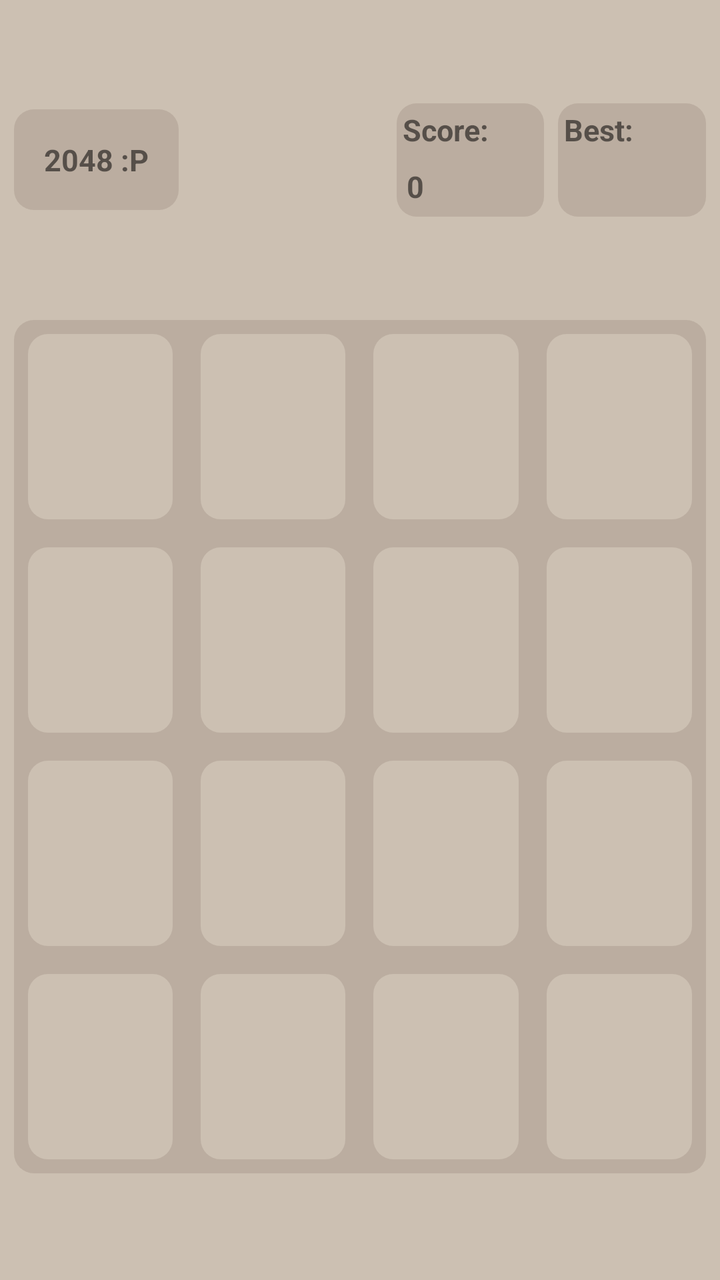
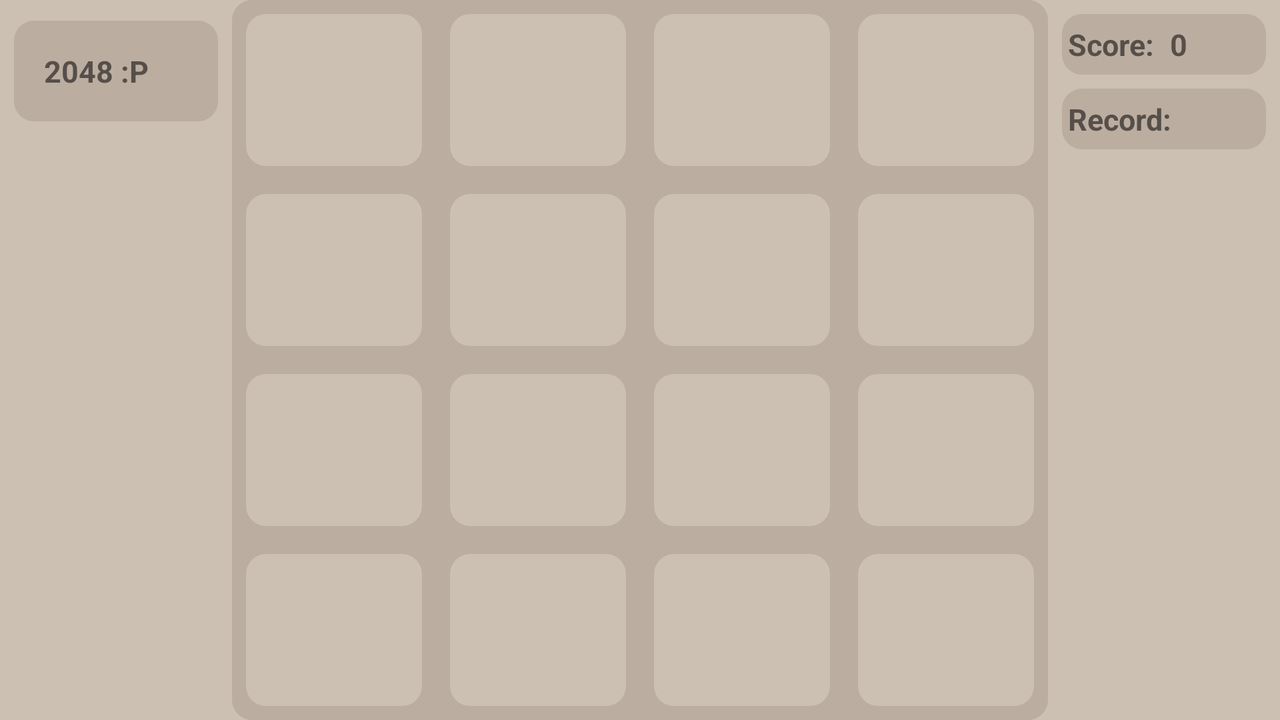

One screen, two layout resources from the same app: the default and the repository's alternative for another configuration. Each is rendered where Android would select it; the XML of both is given below.
<!-- AndroidManifest.xml: application theme AppTheme -->
<!-- res/layout/activity_main.xml -->
<?xml version="1.0" encoding="utf-8"?>
<LinearLayout
    xmlns:android="http://schemas.android.com/apk/res/android"
    xmlns:tools="http://schemas.android.com/tools"
    android:layout_width="match_parent"
    android:layout_height="match_parent"
    tools:context="com.example.pc.a2048.MainActivity"
    android:id="@+id/main_view"
    android:orientation="vertical"
    android:background="@color/front_color">

    <LinearLayout
        android:layout_weight="3"
        android:layout_width="match_parent"
        android:layout_height="0dp"
        android:orientation="horizontal">

        <LinearLayout
            android:layout_width="0dp"
            android:layout_weight="2.5"
            android:layout_height="wrap_content"
            android:orientation="vertical"
            android:layout_gravity="center"
            android:layout_marginLeft="@dimen/text_view_margin">
        <TextView
            android:layout_width="wrap_content"
            android:layout_height="0dp"
            android:padding="15dp"
            android:layout_weight="1"
            android:text="2048 :P"
            android:textStyle="bold"
            android:textSize="@dimen/head_text_view_size"
            android:gravity="center_vertical"
            android:background="@drawable/main_back"/>
        </LinearLayout>
        <LinearLayout
            android:layout_width="0dp"
            android:layout_weight="1"
            android:layout_height="wrap_content"
            android:orientation="vertical"
            android:layout_gravity="center"
            android:layout_marginLeft="@dimen/text_view_margin"
            android:background="@drawable/main_back">
            <TextView
                android:layout_width="wrap_content"
                android:layout_height="0dp"
                android:layout_weight="1"
                android:text="@string/score"
                android:padding="3dp"
                android:textStyle="bold"
                android:textSize="@dimen/head_text_view_size"
                android:gravity="center"
                />
            <TextView
                android:layout_width="wrap_content"
                android:layout_height="0dp"
                android:layout_weight="1"
                android:padding="5dp"
                android:text="0"
                android:id="@+id/score"
                android:textStyle="bold"
                android:textSize="@dimen/head_text_view_size"
                android:gravity="center"
                />
        </LinearLayout>
        <LinearLayout
            android:layout_width="0dp"
            android:layout_weight="1"
            android:layout_height="wrap_content"
            android:orientation="vertical"
            android:layout_gravity="center"
            android:layout_marginRight="@dimen/text_view_margin"
            android:layout_marginLeft="@dimen/text_view_margin"
            android:background="@drawable/main_back">
            <TextView
                android:layout_width="wrap_content"
                android:layout_height="0dp"
                android:layout_weight="1"
                android:text="@string/record"
                android:padding="3dp"
                android:textStyle="bold"
                android:textSize="@dimen/head_text_view_size"
                android:gravity="center_vertical"
                />
            <TextView
                android:layout_width="wrap_content"
                android:layout_height="0dp"
                android:layout_weight="1"
                android:id="@+id/record"
                android:padding="5dp"
                android:textStyle="bold"
                android:textSize="@dimen/head_text_view_size"
                android:gravity="center_vertical"
                />
        </LinearLayout>


    </LinearLayout>

    <LinearLayout
        android:layout_width="match_parent"
        android:layout_height="0dp"
        android:layout_weight="8"
        android:background="@drawable/main_back"
        android:orientation="vertical"
        android:layout_marginLeft="@dimen/text_view_margin"
        android:layout_marginRight="@dimen/text_view_margin">

        <LinearLayout
        android:layout_width="match_parent"
        android:layout_height="0dp"
        android:layout_weight="1"
        android:orientation="horizontal">
        <TextView
            android:layout_width="0dp"
            android:layout_height="match_parent"
            android:layout_weight="1"
            android:gravity="center"
            android:id="@+id/board_1"
            android:textSize="@dimen/text_view_text_size"
            android:background="@drawable/back_default"
            android:layout_margin="@dimen/text_view_margin"
            />
        <TextView
            android:layout_width="0dp"
            android:layout_height="match_parent"
            android:layout_weight="1"
            android:gravity="center"
            android:id="@+id/board_2"
            android:textSize="@dimen/text_view_text_size"
            android:background="@drawable/back_default"
            android:layout_margin="@dimen/text_view_margin"
            />
        <TextView
            android:layout_width="0dp"
            android:layout_height="match_parent"
            android:layout_weight="1"
            android:gravity="center"
            android:id="@+id/board_3"
            android:textSize="@dimen/text_view_text_size"
            android:background="@drawable/back_default"
            android:layout_margin="@dimen/text_view_margin"
            />
        <TextView
            android:layout_width="0dp"
            android:layout_height="match_parent"
            android:layout_weight="1"
            android:gravity="center"
            android:id="@+id/board_4"
            android:textSize="@dimen/text_view_text_size"
            android:background="@drawable/back_default"
            android:layout_margin="@dimen/text_view_margin"
            />
    </LinearLayout>
        <LinearLayout
        android:layout_width="match_parent"
        android:layout_height="0dp"
        android:layout_weight="1"
        android:orientation="horizontal">
        <TextView
            android:layout_width="0dp"
            android:layout_height="match_parent"
            android:layout_weight="1"
            android:gravity="center"
            android:id="@+id/board_5"
            android:textSize="@dimen/text_view_text_size"
            android:background="@drawable/back_default"
            android:layout_margin="@dimen/text_view_margin"
            />
        <TextView
            android:layout_width="0dp"
            android:layout_height="match_parent"
            android:layout_weight="1"
            android:gravity="center"
            android:id="@+id/board_6"
            android:textSize="@dimen/text_view_text_size"
            android:background="@drawable/back_default"
            android:layout_margin="@dimen/text_view_margin"
            />
        <TextView
            android:layout_width="0dp"
            android:layout_height="match_parent"
            android:layout_weight="1"
            android:gravity="center"
            android:id="@+id/board_7"
            android:textSize="@dimen/text_view_text_size"
            android:background="@drawable/back_default"
            android:layout_margin="@dimen/text_view_margin"
            />
        <TextView
            android:layout_width="0dp"
            android:layout_height="match_parent"
            android:layout_weight="1"
            android:gravity="center"
            android:id="@+id/board_8"
            android:textSize="@dimen/text_view_text_size"
            android:background="@drawable/back_default"
            android:layout_margin="@dimen/text_view_margin"
            />
    </LinearLayout>
        <LinearLayout
        android:layout_width="match_parent"
        android:layout_height="0dp"
        android:layout_weight="1"
        android:orientation="horizontal">
        <TextView
            android:layout_width="0dp"
            android:layout_height="match_parent"
            android:layout_weight="1"
            android:gravity="center"
            android:id="@+id/board_9"
            android:textSize="@dimen/text_view_text_size"
            android:background="@drawable/back_default"
            android:layout_margin="@dimen/text_view_margin"
            />
        <TextView
            android:layout_width="0dp"
            android:layout_height="match_parent"
            android:layout_weight="1"
            android:gravity="center"
            android:id="@+id/board_10"
            android:textSize="@dimen/text_view_text_size"
            android:background="@drawable/back_default"
            android:layout_margin="@dimen/text_view_margin"
            />
        <TextView
            android:layout_width="0dp"
            android:layout_height="match_parent"
            android:layout_weight="1"
            android:gravity="center"
            android:id="@+id/board_11"
            android:textSize="@dimen/text_view_text_size"
            android:background="@drawable/back_default"
            android:layout_margin="@dimen/text_view_margin"
            />
        <TextView
            android:layout_width="0dp"
            android:layout_height="match_parent"
            android:layout_weight="1"
            android:gravity="center"
            android:id="@+id/board_12"
            android:textSize="@dimen/text_view_text_size"
            android:background="@drawable/back_default"
            android:layout_margin="@dimen/text_view_margin"
            />
    </LinearLayout>
        <LinearLayout
        android:layout_width="match_parent"
        android:layout_height="0dp"
        android:layout_weight="1"
        android:orientation="horizontal">
        <TextView
            android:layout_width="0dp"
            android:layout_height="match_parent"
            android:layout_weight="1"
            android:gravity="center"
            android:id="@+id/board_13"
            android:textSize="@dimen/text_view_text_size"
            android:background="@drawable/back_default"
            android:layout_margin="@dimen/text_view_margin"
            />
        <TextView
            android:layout_width="0dp"
            android:layout_height="match_parent"
            android:layout_weight="1"
            android:gravity="center"
            android:id="@+id/board_14"
            android:textSize="@dimen/text_view_text_size"
            android:background="@drawable/back_default"
            android:layout_margin="@dimen/text_view_margin"
            />
        <TextView
            android:layout_width="0dp"
            android:layout_height="match_parent"
            android:layout_weight="1"
            android:gravity="center"
            android:id="@+id/board_15"
            android:textSize="@dimen/text_view_text_size"
            android:background="@drawable/back_default"
            android:layout_margin="@dimen/text_view_margin"
            />
        <TextView
            android:layout_width="0dp"
            android:layout_height="match_parent"
            android:layout_weight="1"
            android:gravity="center"
            android:id="@+id/board_16"
            android:textSize="@dimen/text_view_text_size"
            android:background="@drawable/back_default"
            android:layout_margin="@dimen/text_view_margin"
            />
    </LinearLayout>

    </LinearLayout>

    <LinearLayout
        android:layout_weight="1"
        android:layout_width="match_parent"
        android:layout_height="0dp">
    </LinearLayout>

</LinearLayout>
<!-- resources referenced by this layout -->
<resources>
  <color name="front_color">#CCC0B2</color>
  <!-- from res/values-normal/ -->
  <dimen name="head_text_view_size">15sp</dimen>
  <!-- from res/values-normal/ -->
  <dimen name="text_view_margin">7dp</dimen>
  <!-- from res/values-normal/ -->
  <dimen name="text_view_text_size">30sp</dimen>
  <!-- drawable back_default (drawable) -->
  <shape
      xmlns:android="http://schemas.android.com/apk/res/android">
  
      <solid android:color="@color/front_color"/>
  
      <corners
          android:bottomLeftRadius="10dp"
          android:bottomRightRadius="10dp"
          android:topLeftRadius="10dp"
          android:topRightRadius="10dp"/>
  
  </shape>
  <!-- drawable main_back (drawable) -->
  <shape
      xmlns:android="http://schemas.android.com/apk/res/android">
  
      <solid android:color="@color/back_color"/>
  
      <corners
          android:bottomLeftRadius="10dp"
          android:bottomRightRadius="10dp"
          android:topLeftRadius="10dp"
          android:topRightRadius="10dp"/>
  
  </shape>
  <string name="record">Best:</string>
  <string name="score">Score:</string>
  <style name="AppTheme" parent="Theme.AppCompat.Light.DarkActionBar">
          
          <item name="colorPrimary">@color/colorPrimary</item>
          <item name="colorPrimaryDark">@color/colorPrimaryDark</item>
          <item name="colorAccent">@color/colorAccent</item>
          <item name="android:windowActionBar">false</item>
          <item name="android:windowTitleSize">0dp</item>
      </style>
  <color name="back_color">#BBADA0</color>
  <color name="colorPrimary">#c7c4c1</color>
  <color name="colorPrimaryDark">#9c9186</color>
  <color name="colorAccent">#F67C5F</color>
</resources>
<!-- res/layout-land/activity_main.xml (the repository's variant of the layout above) -->
<!-- drawn on the phone turned sideways -->
<?xml version="1.0" encoding="utf-8"?>
<LinearLayout
    xmlns:android="http://schemas.android.com/apk/res/android"
    xmlns:tools="http://schemas.android.com/tools"
    android:layout_width="match_parent"
    android:layout_height="match_parent"
    tools:context="com.example.pc.a2048.MainActivity"
    android:id="@+id/main_view_land"
    android:orientation="horizontal"
    android:background="@color/front_color">

    <LinearLayout
        android:layout_weight="2"
        android:layout_width="0dp"
        android:layout_height="match_parent"
        android:orientation="vertical"
        android:layout_marginLeft="@dimen/text_view_margin"
        android:layout_gravity="center"
        android:layout_marginTop="@dimen/text_view_margin">
        <TextView
            android:layout_width="match_parent"
            android:layout_height="wrap_content"
            android:padding="15dp"
            android:text="2048 :P"
            android:textStyle="bold"
            android:textSize="@dimen/head_text_view_size"
            android:gravity="center_vertical"
            android:background="@drawable/main_back"/>
    </LinearLayout>

    <LinearLayout
        android:layout_width="0dp"
        android:layout_height="match_parent"
        android:layout_weight="8"
        android:background="@drawable/main_back"
        android:orientation="vertical"
        android:layout_marginLeft="@dimen/text_view_margin"
        android:layout_marginRight="@dimen/text_view_margin">

        <LinearLayout
            android:layout_width="match_parent"
            android:layout_height="0dp"
            android:layout_weight="1"
            android:orientation="horizontal">
            <TextView
                android:layout_width="0dp"
                android:layout_height="match_parent"
                android:layout_weight="1"
                android:gravity="center"
                android:id="@+id/board_1"
                android:textSize="@dimen/text_view_text_size"
                android:background="@drawable/back_default"
                android:layout_margin="@dimen/text_view_margin"
                />
            <TextView
                android:layout_width="0dp"
                android:layout_height="match_parent"
                android:layout_weight="1"
                android:gravity="center"
                android:id="@+id/board_2"
                android:textSize="@dimen/text_view_text_size"
                android:background="@drawable/back_default"
                android:layout_margin="@dimen/text_view_margin"
                />
            <TextView
                android:layout_width="0dp"
                android:layout_height="match_parent"
                android:layout_weight="1"
                android:gravity="center"
                android:id="@+id/board_3"
                android:textSize="@dimen/text_view_text_size"
                android:background="@drawable/back_default"
                android:layout_margin="@dimen/text_view_margin"
                />
            <TextView
                android:layout_width="0dp"
                android:layout_height="match_parent"
                android:layout_weight="1"
                android:gravity="center"
                android:id="@+id/board_4"
                android:textSize="@dimen/text_view_text_size"
                android:background="@drawable/back_default"
                android:layout_margin="@dimen/text_view_margin"
                />
        </LinearLayout>
        <LinearLayout
            android:layout_width="match_parent"
            android:layout_height="0dp"
            android:layout_weight="1"
            android:orientation="horizontal">
            <TextView
                android:layout_width="0dp"
                android:layout_height="match_parent"
                android:layout_weight="1"
                android:gravity="center"
                android:id="@+id/board_5"
                android:textSize="@dimen/text_view_text_size"
                android:background="@drawable/back_default"
                android:layout_margin="@dimen/text_view_margin"
                />
            <TextView
                android:layout_width="0dp"
                android:layout_height="match_parent"
                android:layout_weight="1"
                android:gravity="center"
                android:id="@+id/board_6"
                android:textSize="@dimen/text_view_text_size"
                android:background="@drawable/back_default"
                android:layout_margin="@dimen/text_view_margin"
                />
            <TextView
                android:layout_width="0dp"
                android:layout_height="match_parent"
                android:layout_weight="1"
                android:gravity="center"
                android:id="@+id/board_7"
                android:textSize="@dimen/text_view_text_size"
                android:background="@drawable/back_default"
                android:layout_margin="@dimen/text_view_margin"
                />
            <TextView
                android:layout_width="0dp"
                android:layout_height="match_parent"
                android:layout_weight="1"
                android:gravity="center"
                android:id="@+id/board_8"
                android:textSize="@dimen/text_view_text_size"
                android:background="@drawable/back_default"
                android:layout_margin="@dimen/text_view_margin"
                />
        </LinearLayout>
        <LinearLayout
            android:layout_width="match_parent"
            android:layout_height="0dp"
            android:layout_weight="1"
            android:orientation="horizontal">
            <TextView
                android:layout_width="0dp"
                android:layout_height="match_parent"
                android:layout_weight="1"
                android:gravity="center"
                android:id="@+id/board_9"
                android:textSize="@dimen/text_view_text_size"
                android:background="@drawable/back_default"
                android:layout_margin="@dimen/text_view_margin"
                />
            <TextView
                android:layout_width="0dp"
                android:layout_height="match_parent"
                android:layout_weight="1"
                android:gravity="center"
                android:id="@+id/board_10"
                android:textSize="@dimen/text_view_text_size"
                android:background="@drawable/back_default"
                android:layout_margin="@dimen/text_view_margin"
                />
            <TextView
                android:layout_width="0dp"
                android:layout_height="match_parent"
                android:layout_weight="1"
                android:gravity="center"
                android:id="@+id/board_11"
                android:textSize="@dimen/text_view_text_size"
                android:background="@drawable/back_default"
                android:layout_margin="@dimen/text_view_margin"
                />
            <TextView
                android:layout_width="0dp"
                android:layout_height="match_parent"
                android:layout_weight="1"
                android:gravity="center"
                android:id="@+id/board_12"
                android:textSize="@dimen/text_view_text_size"
                android:background="@drawable/back_default"
                android:layout_margin="@dimen/text_view_margin"
                />
        </LinearLayout>
        <LinearLayout
            android:layout_width="match_parent"
            android:layout_height="0dp"
            android:layout_weight="1"
            android:orientation="horizontal">
            <TextView
                android:layout_width="0dp"
                android:layout_height="match_parent"
                android:layout_weight="1"
                android:gravity="center"
                android:id="@+id/board_13"
                android:textSize="@dimen/text_view_text_size"
                android:background="@drawable/back_default"
                android:layout_margin="@dimen/text_view_margin"
                />
            <TextView
                android:layout_width="0dp"
                android:layout_height="match_parent"
                android:layout_weight="1"
                android:gravity="center"
                android:id="@+id/board_14"
                android:textSize="@dimen/text_view_text_size"
                android:background="@drawable/back_default"
                android:layout_margin="@dimen/text_view_margin"
                />
            <TextView
                android:layout_width="0dp"
                android:layout_height="match_parent"
                android:layout_weight="1"
                android:gravity="center"
                android:id="@+id/board_15"
                android:textSize="@dimen/text_view_text_size"
                android:background="@drawable/back_default"
                android:layout_margin="@dimen/text_view_margin"
                />
            <TextView
                android:layout_width="0dp"
                android:layout_height="match_parent"
                android:layout_weight="1"
                android:gravity="center"
                android:id="@+id/board_16"
                android:textSize="@dimen/text_view_text_size"
                android:background="@drawable/back_default"
                android:layout_margin="@dimen/text_view_margin"
                />
        </LinearLayout>

    </LinearLayout>

    <LinearLayout
        android:layout_weight="2"
        android:layout_width="0dp"
        android:orientation="vertical"
        android:layout_marginRight="@dimen/text_view_margin"
        android:layout_height="match_parent">

        <LinearLayout
            android:layout_width="match_parent"
            android:layout_height="wrap_content"
            android:orientation="horizontal"
            android:layout_gravity="center"
            android:gravity="center_vertical"
            android:layout_marginTop="@dimen/text_view_margin"
            android:background="@drawable/main_back">
            <TextView
                android:layout_width="wrap_content"
                android:layout_height="wrap_content"
                android:text="Score:"
                android:padding="3dp"
                android:textStyle="bold"
                android:textSize="@dimen/head_text_view_size"
                android:gravity="center" />
            <TextView
                android:layout_width="wrap_content"
                android:layout_height="wrap_content"
                android:padding="5dp"
                android:text="0"
                android:id="@+id/score"
                android:textStyle="bold"
                android:textSize="@dimen/head_text_view_size"
                android:gravity="center" />
        </LinearLayout>

        <LinearLayout
            android:layout_width="match_parent"
            android:layout_height="wrap_content"
            android:orientation="horizontal"
            android:layout_gravity="center"
            android:gravity="center_vertical"
            android:layout_marginTop="@dimen/text_view_margin"
            android:background="@drawable/main_back">
            <TextView
                android:layout_width="wrap_content"
                android:layout_height="wrap_content"
                android:text="Record:"
                android:padding="3dp"
                android:textStyle="bold"
                android:textSize="@dimen/head_text_view_size"
                android:gravity="center_vertical" />
            <TextView
                android:layout_width="wrap_content"
                android:layout_height="wrap_content"
                android:id="@+id/record"
                android:padding="5dp"
                android:textStyle="bold"
                android:textSize="@dimen/head_text_view_size"
                android:gravity="center_vertical" />
        </LinearLayout>

    </LinearLayout>

</LinearLayout>
<!-- resources referenced by the variant -->
<!-- as the phone turned sideways resolves them -->
<resources>
  <color name="front_color">#CCC0B2</color>
  <!-- from res/values-normal/ -->
  <dimen name="head_text_view_size">15sp</dimen>
  <!-- from res/values-normal/ -->
  <dimen name="text_view_margin">7dp</dimen>
  <!-- from res/values-normal/ -->
  <dimen name="text_view_text_size">30sp</dimen>
  <!-- drawable back_default (drawable) -->
  <shape
      xmlns:android="http://schemas.android.com/apk/res/android">
  
      <solid android:color="@color/front_color"/>
  
      <corners
          android:bottomLeftRadius="10dp"
          android:bottomRightRadius="10dp"
          android:topLeftRadius="10dp"
          android:topRightRadius="10dp"/>
  
  </shape>
  <!-- drawable main_back (drawable) -->
  <shape
      xmlns:android="http://schemas.android.com/apk/res/android">
  
      <solid android:color="@color/back_color"/>
  
      <corners
          android:bottomLeftRadius="10dp"
          android:bottomRightRadius="10dp"
          android:topLeftRadius="10dp"
          android:topRightRadius="10dp"/>
  
  </shape>
  <style name="AppTheme" parent="Theme.AppCompat.Light.DarkActionBar">
          
          <item name="colorPrimary">@color/colorPrimary</item>
          <item name="colorPrimaryDark">@color/colorPrimaryDark</item>
          <item name="colorAccent">@color/colorAccent</item>
          <item name="android:windowActionBar">false</item>
          <item name="android:windowTitleSize">0dp</item>
      </style>
  <color name="back_color">#BBADA0</color>
  <color name="colorPrimary">#c7c4c1</color>
  <color name="colorPrimaryDark">#9c9186</color>
  <color name="colorAccent">#F67C5F</color>
</resources>
